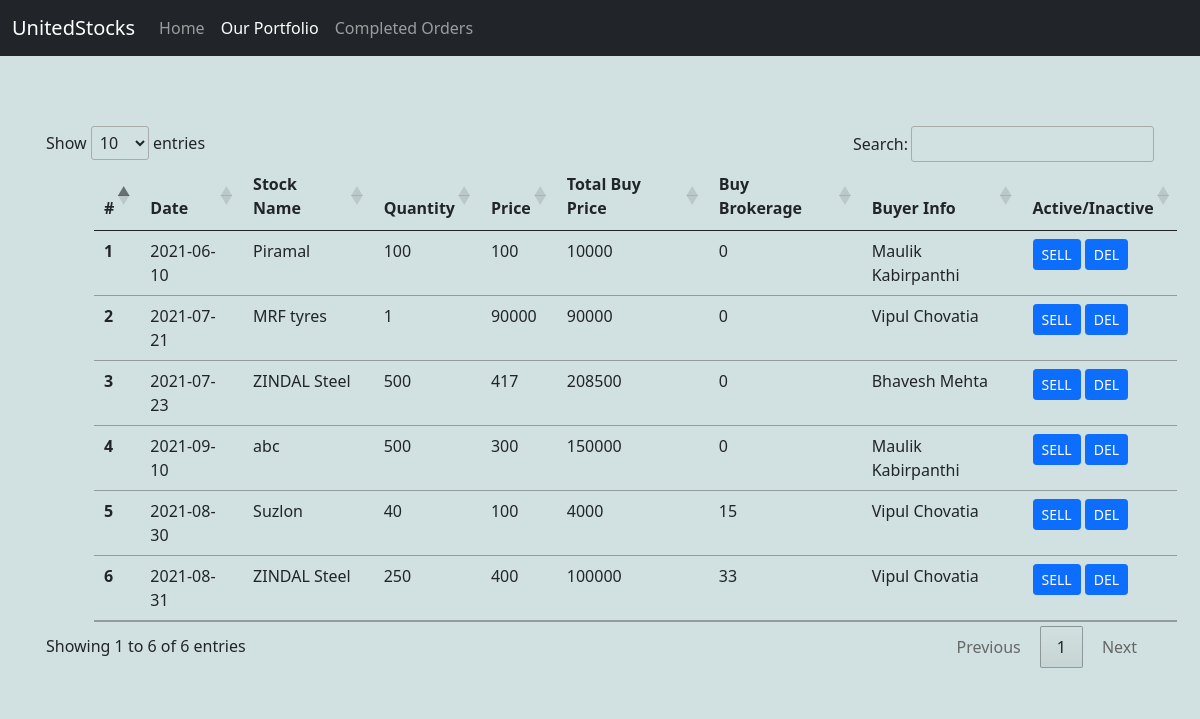
Before: /Portfolio.php with the older database file.
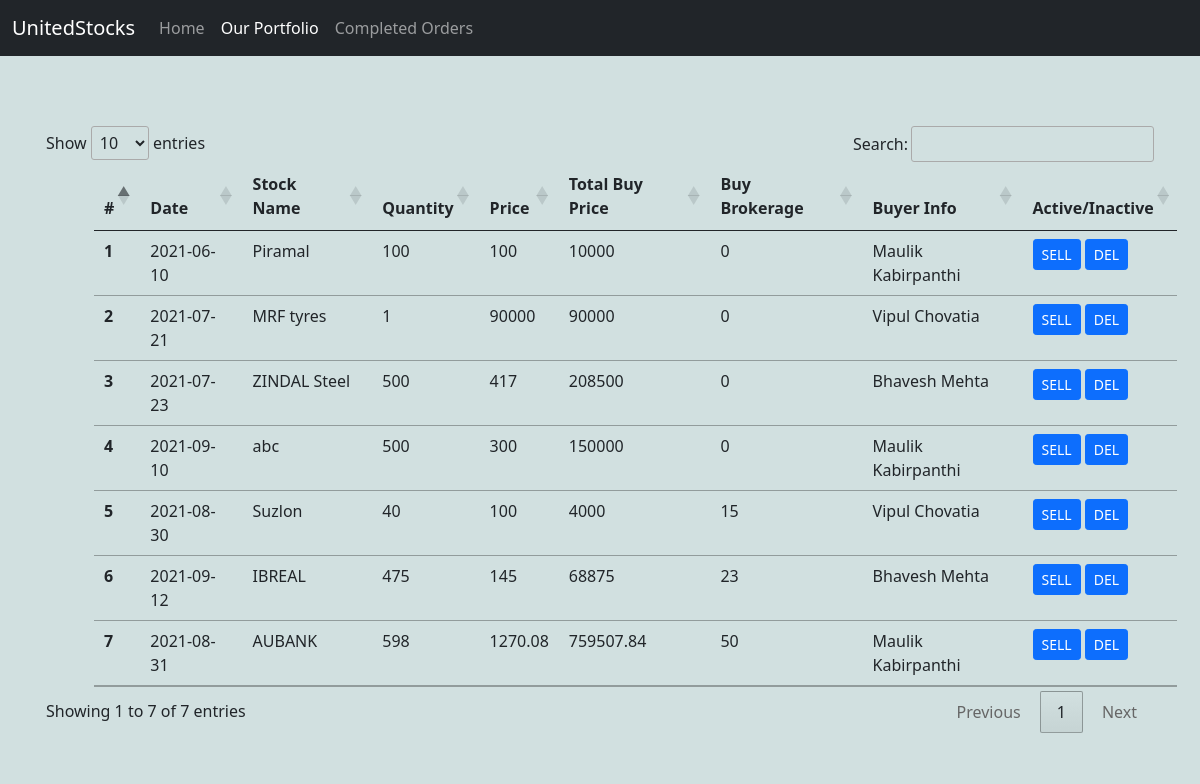
After: the same page with the newer database file.
### tables this page shows
CREATE TABLE `unitedstocks` (
  `id` int(11) NOT NULL,
  `BuyDate` date NOT NULL,
  `Stock Name` varchar(100) NOT NULL,
  `Quantity` int(100) NOT NULL,
  `Price` double NOT NULL,
  `Buy Brokerage` double NOT NULL,
  `Buyer Info` varchar(50) NOT NULL,
  `Status` int(10) NOT NULL
);

### Portfolio.php (the view, shortened to what this page needs)
<?php
  include('conn.php');
?>
<!doctype html>
<html lang="en">
  <head>
    <link href="https://cdn.jsdelivr.net/npm/bootstrap@5.0.2/dist/css/bootstrap.min.css" rel="stylesheet">
    <link href="//cdn.datatables.net/1.10.25/css/jquery.dataTables.min.css" rel="stylesheet">
  </head>
  <body>
  <nav class="navbar navbar-expand-lg navbar-dark bg-dark">
        <div class="container-fluid">
            <a class="navbar-brand" href="#">UnitedStocks</a>
            <div class="collapse navbar-collapse" id="navbarNav">
            <ul class="navbar-nav">
                <li class="nav-item">
                <a class="nav-link" aria-current="page" href="index.php">Home</a>
                </li>
                <li class="nav-item">
                <a class="nav-link active" href="Portfolio.php">Our Portfolio</a>
                </li>
                <li class="nav-item">
                <a class="nav-link" href="CompletedOrders.php">Completed Orders</a>
                </li>
            </ul>
            </div>
        </div>
    </nav>
    <br>
    <table class="table mx-5 mt-6" id="myTable">
  <thead>
    <tr>
      <th scope="col">#</th>
      <th scope="col">Date</th>
      <th scope="col">Stock Name</th>
      <th scope="col">Quantity</th>
      <th scope="col">Price</th>
      <th scope="col">Total Buy Price</th>
      <th scope="col">Buy Brokerage</th>
      <th scope="col">Buyer Info</th>
      <th scope="col">Active/Inactive</th>
    </tr>
  </thead>
  <tbody>
      <?php
      $sql="SELECT * FROM unitedstocks WHERE Status='1'";
      $result=$conn->query($sql);
      if($result->num_rows>0){
          $id=1;
          while($row = $result->fetch_assoc()){
      ?>
    <tr>
      <th scope="row"><?php echo $id?></th>
      <td><?php echo $row['BuyDate']; ?></td>
      <td><?php echo $row['Stock Name']; ?></td>
      <td><?php echo $row['Quantity']; ?></td>
      <td><?php echo $row['Price']; ?></td>
      <td><?php echo $row['Price'] * $row['Quantity']; ?></td>
      <td><?php echo $row['Buy Brokerage']; ?></td>
      <td><?php echo $row['Buyer Info']; ?></td>
      <td> <a class="btn btn-primary btn-sm" href="Sold.php?sid=<?php echo $row['id'];?>">SELL</a>
      <a class="btn btn-primary btn-sm" href="Portfolio.php?did=<?php echo $row['id'];?>">DEL</a></td>
    </tr>
    <?php
        $id++;
        }
        }
    ?>
  </tbody>
</table>
  </body>
</html>

### Portfolio.php (style rules this page uses)
body { background:rgb(209, 224, 224); }
#myTable { width:98% !important; }

Changed rows visible on the page:
removed unitedstocks: BuyDate "2021-08-31", Stock Name "ZINDAL Steel", Quantity "250", Price "400", $row['Price'] * $row['Quantity'] "100000", Buy Brokerage "33", Buyer Info "Vipul Chovatia"
added unitedstocks: BuyDate "2021-09-12", Stock Name "IBREAL", Quantity "475", Price "145", $row['Price'] * $row['Quantity'] "68875", Buy Brokerage "23", Buyer Info "Bhavesh Mehta"
added unitedstocks: BuyDate "2021-08-31", Stock Name "AUBANK", Quantity "598", Price "1270.08", $row['Price'] * $row['Quantity'] "759507.84", Buy Brokerage "50", Buyer Info "Maulik Kabirpanthi"
Other visible differences:
text written by a page script: "Show entries Search: Showing 1 to 6 of 6 entries Previous 1 Next" → "Show entries Search: Showing 1 to 7 of 7 entries Previous 1 Next"
